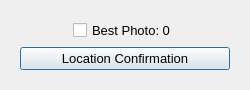
<?xml version="1.0" encoding="UTF-8"?>
<ui version="4.0">
 <class>LocationDialog</class>
 <widget class="QDialog" name="LocationDialog">
  <property name="windowModality">
   <enum>Qt::ApplicationModal</enum>
  </property>
  <property name="geometry">
   <rect>
    <x>0</x>
    <y>0</y>
    <width>250</width>
    <height>86</height>
   </rect>
  </property>
  <property name="minimumSize">
   <size>
    <width>250</width>
    <height>0</height>
   </size>
  </property>
  <property name="maximumSize">
   <size>
    <width>250</width>
    <height>250</height>
   </size>
  </property>
  <property name="font">
   <font>
    <pointsize>10</pointsize>
   </font>
  </property>
  <property name="windowTitle">
   <string>Location Dialog</string>
  </property>
  <property name="windowIcon">
   <iconset resource="../app/resources/resources.qrc">
    <normaloff>:/images/logo-pc.ico</normaloff>:/images/logo-pc.ico</iconset>
  </property>
  <layout class="QVBoxLayout" name="verticalLayout">
   <item alignment="Qt::AlignTop">
    <widget class="QFrame" name="verticalFrame">
     <layout class="QVBoxLayout" name="verticalLayout_2">
      <item alignment="Qt::AlignHCenter">
       <widget class="QCheckBox" name="cb_best_photo">
        <property name="text">
         <string>Best Photo: 0</string>
        </property>
       </widget>
      </item>
      <item>
       <widget class="QPushButton" name="btn_location_confirmation">
        <property name="text">
         <string>Location Confirmation</string>
        </property>
       </widget>
      </item>
     </layout>
    </widget>
   </item>
  </layout>
 </widget>
 <resources>
  <include location="../app/resources/resources.qrc"/>
 </resources>
 <connections/>
</ui>
